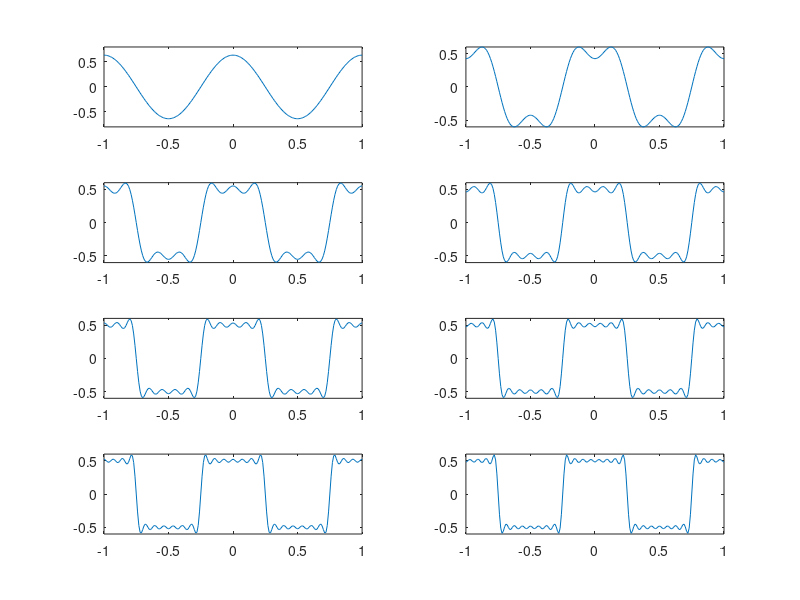

This figure's MATLAB source:
% meandr.m
% количество отсчетов (гармоник):
N=8;
% частота дискретизации:
t=-1:0.01:1;
% значение амплитуды
A=1;
% период:
T=1;

% амплитуда гармоник
nh=(1:N)*2-1;
% массив коэффициентов для ряда, заданного через cos:
Am=2/pi ./ nh;
Am(2:2:end) = -Am(2:2:end);
% массив гармоник:
harmonics=cos(2 * pi * nh' * t/T);
% массив элементов ряда:
s1=harmonics.*repmat(Am',1,length(t));
% Суммирование ряда:
s2=cumsum(s1);
% Построение графиков:


for k=1:N
  subplot(4,2,k)
  plot(t, s2(k,:))
  xticks(-1:.5:1)
  yticks(-1:.5:1)
end

% Экспорт рисунка в файл .png:
print("plot-meandr-cos.png");
